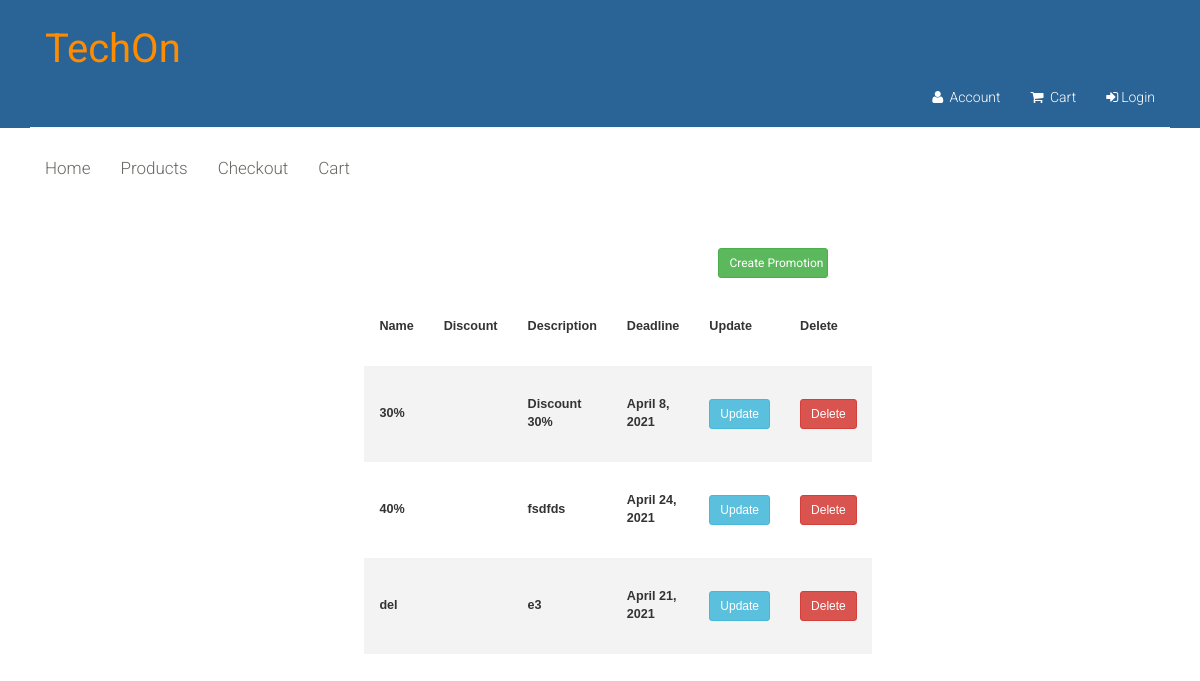
Before: /promotionsManagement/ with the older database file.
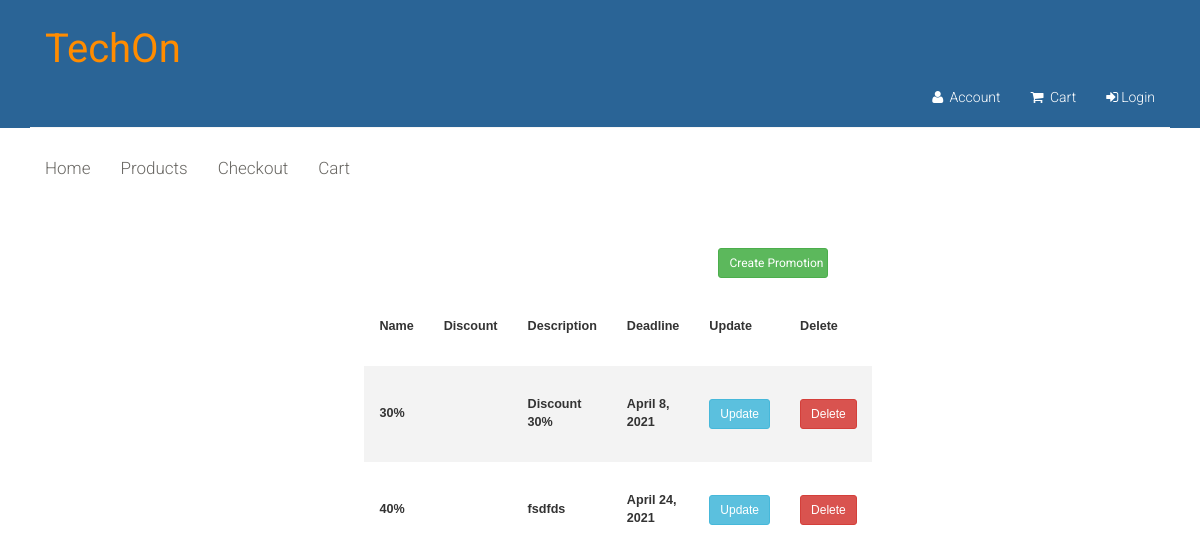
After: the same page with the newer database file.
### app/models.py (models this page shows, shortened)
class Promotion(models.Model):
    name = models.CharField(max_length=80)
    discount = models.FloatField(null=True)
    description = models.CharField(max_length=300)
    deadline = models.DateField()

### app/views.py (the view)
# urls.py: path('promotionsManagement/', views.promotionsManagement, name='promotionsManagement'),
def promotionsManagement(request):
    promotions = Promotion.objects.all()
    form = {'promotions': promotions}
    return render(request, 'promotionsManagement.html', form)

### app/templates/promotionsManagement.html (shortened to what this page needs)
{% extends "layout.html" %}
{% block content %}
        <div style="  margin:auto;
          width:70%;
          padding:63px;">
    	<section id="form">
                    <a class="btn btn-sm btn-success col-sm-1 " style="  width: 110px; margin-right:18%;
                    float:right"  href="{% url 'createPromotion' %}" > Create Promotion </a>
                <br><br>
                <table class="styled-table">
                <tr>
                    <th>Name</th>
                    <th>Discount</th>
                    <th>Description</th>
                    <th>Deadline</th>
                    <th>Update</th>
                    <th>Delete</th>
                </tr>
                {% for promotion in promotions %}
                    <tr>
                        <th>{{ promotion.name }}</th>
                        <th>{{ promotion.price }}</th>
                        <th>{{ promotion.description }}</th>
                        <th>{{ promotion.deadline }}</th>
                        <th><a class="btn btn-sm btn-info" href="{% url 'updatePromotion' promotion.id %}">Update</a></th>
                        <th><a class="btn btn-sm btn-danger" href="{% url 'deletePromotion' promotion.id %}">Delete</a></th>
                    </tr>
                {%  endfor %}
                </table>
	</section>
	</div>
{% endblock %}

### app/templates/layout.html (shortened to what this page needs)
<!DOCTYPE html>
<html lang="en">
<head>
    {% load static %}
    <link href="{% static 'css/bootstrap.min.css' %}" rel="stylesheet">
    <link  href="{% static "css/font-awesome.min.css" %}"  rel="stylesheet">
    <link href="{% static "css/prettyPhoto.css" %}"  rel="stylesheet">
    <link href="{% static "css/price-range.css" %}" rel="stylesheet">
    <link href="{% static "css/animate.css" %}" rel="stylesheet">
    <link href="{% static "css/main.css" %}" rel="stylesheet">
    <link href="{% static "css/responsive.css" %}" rel="stylesheet">
</head>
<body >
	<header style="height:0px">
		<div style="background-color: #2a6496" class="header-middle">
			<div class="container">
				<div class="row">
					<div class="col-md-4 clearfix">
						<div class="logo pull-left">
                            <a href="{% url "home" %}"> <span style="color: darkorange; font-size: 40px"   >TechOn</span></a>
						</div>
					</div>
					<div class="col-md-12 clearfix">
						<div class="shop-menu clearfix pull-right">
							<ul style="float:right" class="nav navbar-nav">
								<li><a style="background-color: #2a6496; color: white" href=""><i class="fa fa-user"></i> Account</a></li>
								<li><a style="background-color: #2a6496; color: white" href="" ><i class="fa fa-shopping-cart"></i> Cart</a></li>
                                {% if user.is_authenticated %}
								    <li><a style="background-color: #2a6496; color: white"  href="" > Welcome, {{ user.get_username }}</a></li>
                                    <li ><a style="background-color: #2a6496; color:white"  href="{% url "logout" %}"><i class="icon-signout"></i>Logout </a></li>
                                {% else %}
								    <li><a style="background-color: #2a6496; color:white" href="{% url 'login' %}" ><i class="fa fa-sign-in" aria-hidden="true"></i>Login</a></li>
                                {%  endif %}
							</ul>
						</div>
					</div>
				</div>
			</div>
		</div>
		<div class="header-bottom">
			<div class="container " >
				<div class="row">
					<div class="col-sm-12">
						<div class="mainmenu  col-sm-12  pull-left" >
							<ul style="float:left" class="nav navbar-nav collapse navbar-collapse">
								<li><a href="{% url "home" %}" >Home</a></li>
                                <li><a href="{% url "searchProducts" %}" >Products</a></li>
                                <li><a href="{% url "checkout" %}" >Checkout</a></li>
                                <li><a  href="{% url "cart" %}">Cart</a></li>
							</ul>
						</div>
					</div>
				</div>
				</div>
			</div>
	</header>
            {% block content %}
            {% endblock %}
</body>
</html>

### app/static/css/main.css (style rules this page uses)
body { font-family: 'Roboto', sans-serif; position: relative; font-weight: 400px; }
ul li { list-style: none; }
a { -webkit-transition: 300ms; transition: 300ms; }
.header-middle .container .row { border-bottom: 1px solid #f5f5f5; margin-left: 0; margin-right: 0; padding-bottom: 20px; padding-top: 20px; }
.shop-menu ul li { display: inline-block; padding-left: 15px; padding-right: 15px; }
.shop-menu ul li:last-child { padding-right: 0; }
.shop-menu ul li a { background: #FFFFFF; color: #696763; font-family: 'Roboto', sans-serif; font-size: 14px; font-weight: 300; padding: 0; padding-right: 0; margin-top: 10px; }
.shop-menu ul li a i { margin-right: 3px; }
.header-bottom { padding-bottom: 30px; padding-top: 30px; }
.navbar-collapse.collapse { padding-left: 0; }
.mainmenu ul li { padding-right: 15px; padding-left: 15px; }
.mainmenu ul li:first-child { padding-left: 0px; }
.mainmenu ul li a { color: #696763; font-family: 'Roboto', sans-serif; font-size: 17px; font-weight: 300; padding: 0; padding-bottom: 10px; }
#form { display: block; margin-bottom: 185px; margin-top: 185px; overflow: hidden; }

### app/templates/promotionsManagement.html (style rules this page uses)
.styled-table { border-collapse: collapse; width:66%; margin-left:17%; margin-right:17%; font-size: 0.9em; font-family: sans-serif; min-width: 400px; }
.styled-table th, .styled-table td { padding: 30px 15px; }
.styled-table tbody tr:nth-of-type(even) { background-color: #f3f3f3; }
.styled-table tbody tr:last-of-type { border-bottom: 2px #009879; }

Changed rows visible on the page:
removed Promotion: name "del", description "e3", deadline "April 21, 2021"
